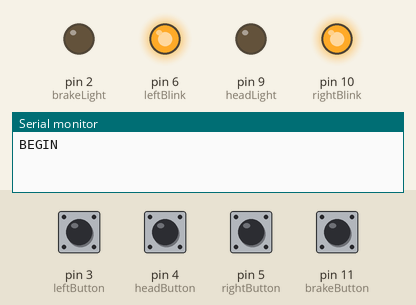
Bench run of a sketch on a simulated Arduino Uno, built with avr-gcc and run on an emulated ATmega328P. Shown: output pins drawn as LEDs (lit = HIGH), the last lines printed to the serial monitor. Dashed ring = blinking. The test bench sets the inputs (shaded band); at power-on: pin 3 (leftButton), pin 4 (headButton), pin 5 (rightButton), pin 11 (brakeButton) HIGH.

Above: at 1.2 s.
1.3 s: pin 3 (leftButton) pulled LOW for 0.15 s
At 3.5 s:
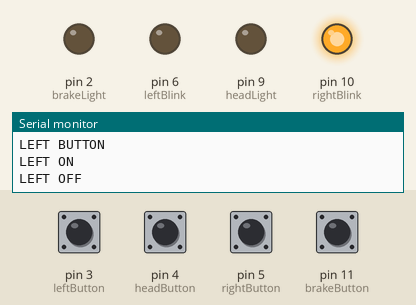
4.4 s: pin 5 (rightButton) pulled LOW for 1 s
At 7.5 s:
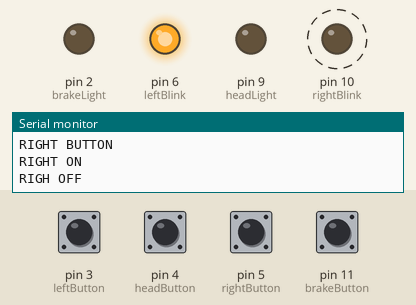
8.4 s: pin 4 (headButton) pulled LOW for 0.15 s
At 11.3 s:
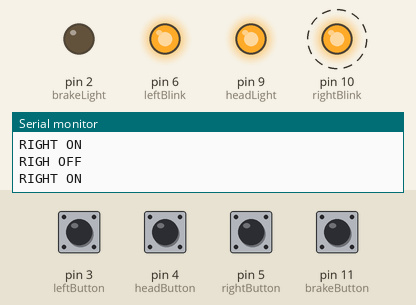
11.5 s: pin 3 (leftButton) pulled LOW for 1 s
At 15.3 s:
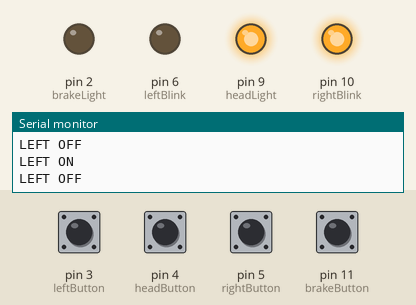
15.5 s: pin 5 (rightButton) pulled LOW for 0.15 s
At 17.0 s:
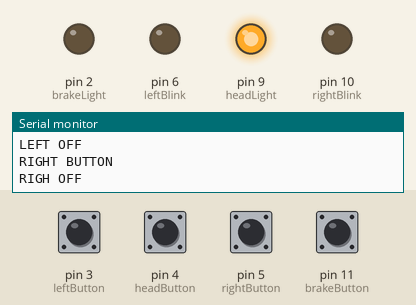
18.6 s: pin 4 (headButton) pulled LOW for 1 s
At 19.4 s:
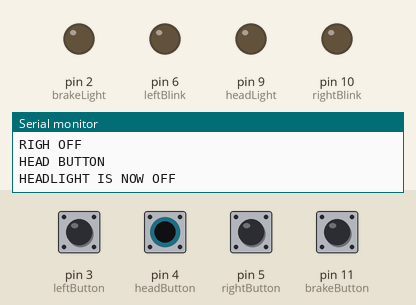
Timing chart, 0 to 23.6 s (numbered marks = the images above; inputs shaded):
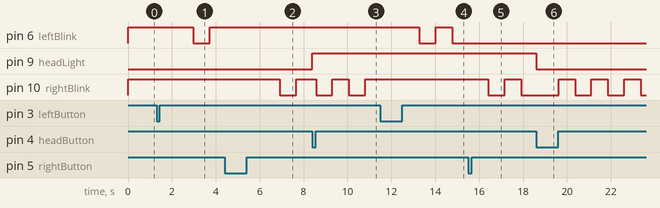

Measured:
- after the input at 1.3 s, pin 6 (leftBlink): HIGH → LOW after 1.7 s, → HIGH 0.75 s later
- after the input at 4.4 s, pin 6 (leftBlink): stops changing and stays HIGH; pin 10 (rightBlink): HIGH → LOW after 2.5 s, → HIGH 0.75 s later
- after the input at 8.4 s, pin 9 (headLight): LOW → HIGH at once
- after the input at 11.5 s, pin 6 (leftBlink): HIGH → LOW after 1.8 s, → HIGH 0.75 s later, → LOW 0.75 s later; pin 10 (rightBlink): stops changing and stays HIGH
- after the input at 15.5 s, pin 6 (leftBlink): stops changing and stays LOW; pin 10 (rightBlink): HIGH → LOW after 0.91 s, → HIGH 0.75 s later, → LOW 0.75 s later
- after the input at 18.6 s, pin 9 (headLight): HIGH → LOW at once

The sketch:

bike.ino
```cpp
int leftBlink = 6;
int rightBlink = 10;
int headLight = 9;
int brakeLight = 2;
int brakeButton = 11;
int leftButton = 3;
int rightButton = 5;
int headButton = 4;

bool rightState = LOW;
bool leftState = LOW;
bool rightStateSub = LOW;
bool leftStateSub = LOW;
bool headState = LOW;
bool brakeState = LOW;

bool rightStateB = LOW;
bool leftStateB = LOW;
bool headStateB = LOW;
bool brakeStateB = LOW;

unsigned long int lastTime = millis();
int resTime = 500;

void headBrake(char*, int);

void setup()
{
  pinMode(leftBlink, OUTPUT);
  pinMode(rightBlink, OUTPUT);
  pinMode(headLight, OUTPUT);
  pinMode(brakeLight, OUTPUT);
  pinMode(brakeButton, INPUT);
  pinMode(leftButton, INPUT);
  pinMode(rightButton, INPUT);
  pinMode(headButton, INPUT);

  digitalWrite(brakeButton, HIGH);
  digitalWrite(leftButton, HIGH);
  digitalWrite(rightButton, HIGH);
  digitalWrite(headButton, HIGH);

  Serial.begin(115200);
  Serial.println("BEGIN");
}

void loop()
{
  rightStateB = !digitalRead(rightButton);
  leftStateB = !digitalRead(leftButton);
  headStateB = !digitalRead(headButton);
  brakeStateB = digitalRead(brakeButton);

  //Serial.println(digitalRead(headButton));

  if (rightStateB)
  {
    Serial.println("RIGHT BUTTON");
    leftState = LOW;
    (rightState) ? (rightState = LOW) : (rightState = HIGH);
    delay(15);
    while (!digitalRead(rightButton))
    {
      delay(50);
    }
    lastTime = millis();
  }
  if (leftStateB)
  {
    Serial.println("LEFT BUTTON");
    rightState = LOW;
    (leftState) ? (leftState = LOW) : (leftState = HIGH);
    delay(15);
    while (!digitalRead(leftButton))
    {
      delay(50);
    }
    lastTime = millis();
  }
  if (headStateB)
  {
    Serial.println("HEAD BUTTON");
    if (headState)
    {
      digitalWrite(headLight, LOW);
      headState = LOW;
      Serial.println("HEADLIGHT IS NOW OFF");
      //headBrake("h", 0);
      int counter = 0;
      while (!digitalRead(headButton))
      {
        delay(10);
        counter += 10;
      }
      if (counter <= resTime)
      {
        Serial.println("ONLY SWITCHED");
        digitalWrite(headLight, HIGH);
        headState = HIGH;
      }
    }
    else
    {
      digitalWrite(headLight, HIGH);
      headState = HIGH;
      //headBrake("b", 1);
    }
    delay(15);
    while (!digitalRead(headButton))
    {
      delay(50);
    }
  }
  /*if (brakeStateB)
    {
    if (brakeState)
    {
      headBrake("b", 0);
    }
    else
    {
      headBrake("b", 1);
    }
    delay(15);
    while (digitalRead(brakeButton))
    {
      delay(50);
    }
    }*/
  if (rightState)
  {
    if (rightStateSub && ((millis() - lastTime) >= 750))
    {
      Serial.println("RIGH OFF");
      digitalWrite(rightBlink, LOW);
      rightStateSub = LOW;
      lastTime = millis();
    }
    else if (!rightStateSub && ((millis() - lastTime) >= 750))
    {
      Serial.println("RIGHT ON");
      digitalWrite(rightBlink, HIGH);
      rightStateSub = HIGH;
      lastTime = millis();
    }
  }
  else if (leftState)
  {
    if (leftStateSub && ((millis() - lastTime) >= 750))
    {
      Serial.println("LEFT OFF");
      digitalWrite(leftBlink, LOW);
      leftStateSub = LOW;
      lastTime = millis();
    }
    else if (!leftStateSub && ((millis() - lastTime) >= 750))
    {
      Serial.println("LEFT ON");
      digitalWrite(leftBlink, HIGH);
      leftStateSub = HIGH;
      lastTime = millis();
    }
  }
  else
  {
    digitalWrite(leftBlink, HIGH);
    digitalWrite(rightBlink, HIGH);
  }
}

void headBrake(char* device, int newState)
{
  if (device == "h")
  {
    if (newState)
    {
      digitalWrite(headLight, HIGH);
      headState = HIGH;
    }
    else
    {
      digitalWrite(headLight, LOW);
      headState = LOW;
    }
    Serial.println("HEAD IS: " + headState);
  }
  else if (device == "b")
  {
    if (newState)
    {
      digitalWrite(brakeLight, HIGH);
      brakeState = HIGH;
    }
    else
    {
      digitalWrite(brakeLight, LOW);
      brakeState = LOW;
    }
  }
}
```
